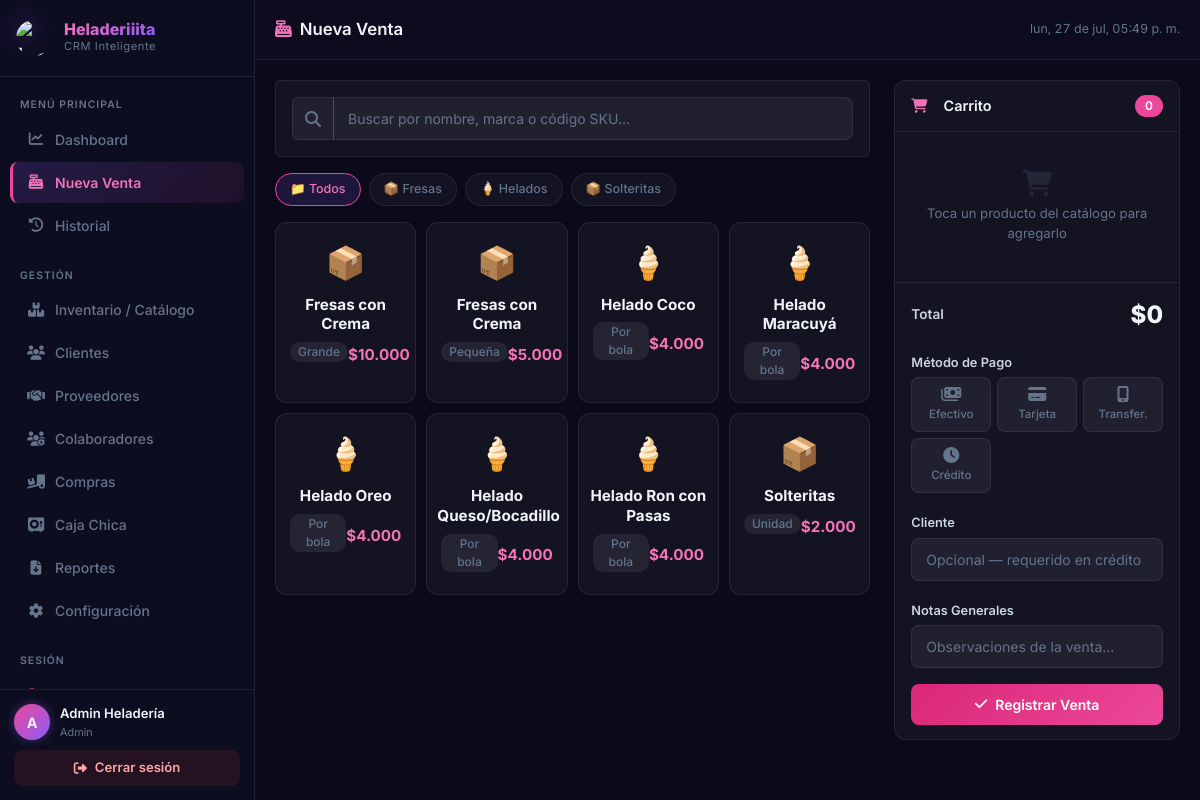
Screenshot of /ventas/nueva (signed in) with the database file from the repository.
### tables this page shows
CREATE TABLE comercios (
            id INTEGER PRIMARY KEY AUTOINCREMENT,
            nombre TEXT NOT NULL,
            tipo TEXT NOT NULL,
            direccion TEXT,
            telefono TEXT,
            logo_emoji TEXT DEFAULT '🏪',
            logo_url TEXT,
            api_key TEXT UNIQUE NOT NULL,
            activo INTEGER DEFAULT 1,
            zona_horaria TEXT DEFAULT 'America/Bogota',
            control_mesas INTEGER DEFAULT 0,
            fecha_ultimo_pago TIMESTAMP DEFAULT CURRENT_TIMESTAMP,
            fecha_registro TIMESTAMP DEFAULT CURRENT_TIMESTAMP
        , nit_rut TEXT, moneda_simbolo TEXT DEFAULT '$', moneda_formato TEXT DEFAULT 'es-CO');

CREATE TABLE productos (
            id INTEGER PRIMARY KEY AUTOINCREMENT,
            comercio_id INTEGER NOT NULL,
            nombre TEXT NOT NULL,
            categoria TEXT NOT NULL,
            variante TEXT,
            precio REAL NOT NULL,
            costo REAL DEFAULT 0,
            stock REAL DEFAULT NULL,
            stock_minimo REAL DEFAULT NULL,
            sku TEXT,
            marca TEXT,
            unidad_medida TEXT DEFAULT 'Unidad',
            activo INTEGER DEFAULT 1,
            FOREIGN KEY (comercio_id) REFERENCES comercios(id) ON DELETE CASCADE
        );

### routes/ventas.py (the view)
@ventas_bp.route('/ventas/nueva')
@login_required
def nueva():
    db = get_db()
    comercio_id = session['comercio_id']
    comercio_tipo = session['comercio_tipo']
    productos = db.execute(
        'SELECT * FROM productos WHERE comercio_id = ? AND activo = 1 ORDER BY categoria, nombre',
        (comercio_id,)
    ).fetchall()
    categorias = {}
    for p in productos:
        cat = p['categoria']
        if cat not in categorias:
            categorias[cat] = []
        categorias[cat].append(dict(p))
    clientes_existentes = db.execute(
        'SELECT * FROM clientes WHERE comercio_id = ? ORDER BY nombre',
        (comercio_id,)
    ).fetchall()
    mesas_existentes = []
    control_mesas = session.get('control_mesas') == 1
    if control_mesas:
        mesas_existentes = db.execute(
            'SELECT * FROM mesas WHERE comercio_id = ? ORDER BY numero',
            (comercio_id,)
        ).fetchall()
    mesa_id = request.args.get('mesa_id')
    mesa_carrito = None
    mesa_numero = None
    if mesa_id and control_mesas:
        m = db.execute('SELECT * FROM mesas WHERE id = ? AND comercio_id = ?', (mesa_id, comercio_id)).fetchone()
        if m:
            mesa_carrito = m['carrito_json']
            mesa_numero = m['numero']
    return render_template(
        'nueva_venta.html',
        categorias=categorias,
        clientes_existentes=clientes_existentes,
        mesas_existentes=mesas_existentes,
        mesa_id=mesa_id,
        mesa_carrito=mesa_carrito,
        mesa_numero=mesa_numero
    )

### templates/nueva_venta.html (shortened to what this page needs)
{% extends "base.html" %}
{% block page_title %}<i class="fas fa-cash-register me-2" style="color:var(--primary-light)"></i>Nueva Venta{% endblock %}
{% block content %}
<div class="row g-4">
    <div class="col-lg-7 col-xl-8">
        <div class="card p-3 mb-3" style="background:var(--bg-card); border:1px solid var(--border-color);">
            <div class="input-group">
                <span class="input-group-text" style="background:var(--bg-input); border-color:var(--border-color); color:var(--text-muted);">
                    <i class="fas fa-search"></i>
                </span>
                <input type="text" class="form-control" id="prodSearchInput"
                       placeholder="Buscar por nombre, marca o código SKU..."
                       onkeyup="searchProducts()" style="background:var(--bg-input); border-color:var(--border-color); color:white;">
            </div>
        </div>
        <div class="category-tabs mb-3" id="categoryTabs">
            <button class="category-tab active" onclick="filterCategory('all', this)" id="tab-all">
                📁 Todos
            </button>
            {% for cat in categorias.keys() %}
            <button class="category-tab" onclick="filterCategory('{{ cat }}', this)" id="tab-{{ cat|lower|replace(' ','_') }}">
                {% if cat in ('Helados', 'Paletas') %}🍦{% elif cat in ('Pizzas', 'Entradas') %}🍕{% elif cat in ('Herramientas', 'Fijaciones') %}🛠️{% else %}📦{% endif %}
                {{ cat }}
            </button>
            {% endfor %}
        </div>
        <div class="product-grid" id="productGrid">
            {% for cat, prods in categorias.items() %}
                {% for p in prods %}
                <div class="product-card"
                     data-category="{{ cat }}"
                     data-id="{{ p.id }}"
                     data-name="{{ p.nombre }}"
                     data-brand="{{ p.marca or '' }}"
                     data-sku="{{ p.sku or '' }}"
                     data-variant="{{ p.variante or '' }}"
                     data-price="{{ p.precio | int }}"
                     data-stock="{{ p.stock if p.stock is not none else '' }}"
                     onclick="addToCart({{ p.id }}, '{{ p.nombre }}', '{{ p.variante or '' }}', {{ p.precio | int }}, '{{ p.stock if p.stock is not none else '' }}', '{{ p.unidad_medida or 'Unidad' }}')"
                     id="prod-{{ p.id }}">
                    <span class="product-emoji">
                        {% if cat in ('Helados', 'Paletas') %}🍦{% elif cat in ('Pizzas', 'Entradas') %}🍕{% elif cat in ('Herramientas', 'Fijaciones') %}🛠️{% else %}📦{% endif %}
                    </span>
                    <div class="product-name" style="font-size: 0.95rem; font-weight: 700; margin-top:5px;">{{ p.nombre }}</div>
                    <div class="d-flex justify-content-between align-items-center mt-2 w-100 px-1">
                        <span class="product-variant" style="font-size:0.75rem; color:var(--text-muted);">
                            {% if p.marca %}{{ p.marca }}{% elif p.variante %}{{ p.variante }}{% else %}{{ cat }}{% endif %}
                        </span>
                        <span class="product-price" style="font-weight:700; color:var(--primary-light)">
                            {{ p.precio | formatear_moneda }}
                        </span>
                    </div>
                </div>
                {% endfor %}
            {% else %}
            <div class="text-center py-5" style="color:var(--text-muted);grid-column:1/-1">
                No hay productos activos en este comercio. <a href="{{ url_for('productos.index') }}">Agregar productos →</a>
            </div>
            {% endfor %}
        </div>
    </div>
    <div class="col-lg-5 col-xl-4">
        <div class="cart-container" id="cartContainer">
            <div class="cart-header d-flex align-items-center">
                <i class="fas fa-shopping-cart me-2" style="color:var(--primary-light)"></i>
                <span>Carrito</span>
                <span class="ms-auto" id="cartCount"
                      style="background:var(--primary);color:white;border-radius:20px;padding:2px 10px;font-size:0.75rem">0</span>
            </div>
            <div class="cart-items">
                <div class="cart-empty" id="cartEmpty">
                    <i class="fas fa-shopping-cart fa-2x mb-2 d-block" style="opacity:0.2"></i>
                    Toca un producto del catálogo para agregarlo
                </div>
            </div>
            <div class="cart-footer">
                <div class="cart-total mb-3">
                    <span class="cart-total-label">Total</span>
                    <span class="cart-total-value" id="cartTotal">$0</span>
                </div>
                <div class="mb-3">
                    <label class="form-label" style="font-size:0.8rem; font-weight:600;">Método de Pago</label>
                    <div class="payment-options">
                        <label class="payment-opt" id="pay-efectivo">
                            <span><i class="fas fa-money-bills"></i> Efectivo</span>
                        </label>
                        <label class="payment-opt" id="pay-tarjeta">
                            <span><i class="fas fa-credit-card"></i> Tarjeta</span>
                        </label>
                        <label class="payment-opt" id="pay-transferencia">
                            <span><i class="fas fa-mobile-screen-button"></i> Transfer.</span>
                        </label>
                        <label class="payment-opt" id="pay-credito">
                            <span><i class="fas fa-clock"></i> Crédito</span>
                        </label>
                    </div>
                </div>
                <div class="mb-3" id="clienteField">
                    <label class="form-label" id="clienteLabel" style="font-size:0.8rem; font-weight:600;">
                        Cliente <span id="clienteRequired" style="color:var(--danger);display:none">*</span>
                    </label>
                    <input type="text" class="form-control" id="clienteInput"
                           placeholder="Opcional — requerido en crédito"
                           list="clientesList" autocomplete="off">
                </div>
                <div class="mb-3">
                    <label class="form-label" style="font-size:0.8rem; font-weight:600;">Notas Generales</label>
                    <input type="text" class="form-control" id="notasInput" placeholder="Observaciones de la venta...">
                </div>
                <div class="d-flex flex-column gap-2">
                    <button class="btn-primary-custom w-100" onclick="submitSale(false)" id="btnSubmit">
                        <i class="fas fa-check me-2"></i>Registrar Venta
                    </button>
                </div>
            </div>
        </div>
    </div>
</div>
{% endblock %}

### templates/base.html (shortened to what this page needs)
<!DOCTYPE html>
<html lang="es">
<head>
    <link href="https://cdn.jsdelivr.net/npm/bootstrap@5.3.2/dist/css/bootstrap.min.css" rel="stylesheet">
    <link rel="stylesheet" href="https://cdnjs.cloudflare.com/ajax/libs/font-awesome/6.5.1/css/all.min.css">
    <link rel="stylesheet" href="{{ url_for('static', filename='css/style.css') }}">
</head>
<body class="theme-{{ session.get('comercio_tipo', 'general') }}">
<div class="sidebar" id="sidebar">
    <div class="sidebar-brand">
        <span class="brand-icon">
            {% if session.get('rol') == 'superadmin' %}
            🌐
            {% elif session.get('comercio_logo_url') %}
            <img src="{{ session.get('comercio_logo_url') }}" alt="Logo" style="width:36px; height:36px; border-radius:50%; object-fit:cover; display:block;">
            {% else %}
            {{ session.get('comercio_logo_emoji', '🏪') }}
            {% endif %}
        </span>
        <div>
            <div class="brand-name" style="font-size: 1rem; max-width: 160px; overflow: hidden; text-overflow: ellipsis; white-space: nowrap;">
                {% if session.get('rol') == 'superadmin' %}
                NegocioFlex SaaS
                {% else %}
                {{ session.get('comercio_nombre', 'NegocioFlex') }}
                {% endif %}
            </div>
            <div class="brand-sub">CRM Inteligente</div>
        </div>
    </div>
    <nav class="sidebar-nav">
        {% if session.get('rol') == 'superadmin' %}
        <div class="nav-section-label">PLATAFORMA</div>
        <a href="{{ url_for('superadmin.index') }}"
           class="nav-item {% if request.endpoint == 'superadmin.index' %}active{% endif %}"
           id="nav-superadmin">
            <i class="fas fa-crown text-warning"></i>
            <span>Superadmin</span>
        </a>
        {% else %}
        <div class="nav-section-label">MENÚ PRINCIPAL</div>
        <a href="{{ url_for('dashboard.index') }}"
           class="nav-item {% if request.endpoint == 'dashboard.index' %}active{% endif %}"
           id="nav-dashboard">
            <i class="fas fa-chart-line"></i>
            <span>Dashboard</span>
        </a>
        <a href="{{ url_for('ventas.nueva') }}"
           class="nav-item {% if request.endpoint == 'ventas.nueva' %}active{% endif %}"
           id="nav-nueva-venta">
            <i class="fas fa-cash-register"></i>
            <span>Nueva Venta</span>
        </a>
        <a href="{{ url_for('ventas.historial') }}"
           class="nav-item {% if request.endpoint == 'ventas.historial' %}active{% endif %}"
           id="nav-historial">
            <i class="fas fa-clock-rotate-left"></i>
            <span>Historial</span>
        </a>
        <div class="nav-section-label" style="margin-top:12px">GESTIÓN</div>
        <a href="{{ url_for('productos.index') }}"
           class="nav-item {% if request.endpoint == 'productos.index' %}active{% endif %}"
           id="nav-productos">
            <i class="fas fa-boxes-stacked"></i>
            <span>Inventario / Catálogo</span>
        </a>
        <a href="{{ url_for('clientes.index') }}"
           class="nav-item {% if request.endpoint == 'clientes.index' %}active{% endif %}"
           id="nav-clientes">
            <i class="fas fa-users"></i>
            <span>Clientes</span>
        </a>
        <a href="{{ url_for('compras.proveedores') }}"
           class="nav-item {% if request.endpoint == 'compras.proveedores' %}active{% endif %}"
           id="nav-proveedores">
            <i class="fas fa-handshake"></i>
            <span>Proveedores</span>
        </a>
        {% if session.get('rol') == 'admin' %}
        <a href="{{ url_for('usuarios.index') }}"
           class="nav-item {% if request.endpoint == 'usuarios.index' %}active{% endif %}"
           id="nav-usuarios">
            <i class="fas fa-users-gear"></i>
            <span>Colaboradores</span>
        </a>
        {% endif %}
        <a href="{{ url_for('compras.index') }}"
           class="nav-item {% if request.endpoint in ('compras.index', 'compras.nueva_compra', 'compras.proveedores') %}active{% endif %}"
           id="nav-compras">
            <i class="fas fa-truck-ramp-box"></i>
            <span>Compras</span>
        </a>
        <a href="{{ url_for('caja.index') }}"
           class="nav-item {% if request.endpoint in ('caja.index', 'caja.gastos') %}active{% endif %}"
           id="nav-caja">
            <i class="fas fa-vault"></i>
            <span>Caja Chica</span>
        </a>
        {% if session.get('rol') == 'admin' %}
        <a href="{{ url_for('reportes.index') }}"
           class="nav-item {% if request.endpoint == 'reportes.index' %}active{% endif %}"
           id="nav-reportes">
            <i class="fas fa-file-arrow-down"></i>
            <span>Reportes</span>
        </a>
        <a href="{{ url_for('config.index') }}"
           class="nav-item {% if request.endpoint == 'config.index' %}active{% endif %}"
           id="nav-config">
            <i class="fas fa-cog"></i>
            <span>Configuración</span>
        </a>
        {% endif %}
        {% endif %}
        <div class="nav-section-label" style="margin-top:12px">SESIÓN</div>
        <a href="{{ url_for('auth.logout') }}" class="nav-item" style="color:#FCA5A5" id="nav-logout-mobile">
            <i class="fas fa-right-from-bracket" style="color:#EF4444"></i>
            <span>Cerrar Sesión</span>
        </a>
    </nav>
    <div class="sidebar-footer">
        <div class="user-info-row">
            <div class="user-avatar">{{ session.get('nombre', 'U')[0].upper() }}</div>
            <div class="user-info-text">
                <div class="user-name">{{ session.get('nombre', '') }}</div>
                <div class="user-role">{{ session.get('rol', '') | capitalize }}</div>
            </div>
        </div>
        <a href="{{ url_for('auth.logout') }}" class="logout-full-btn" id="btn-cerrar-sesion">
            <i class="fas fa-right-from-bracket me-2"></i>Cerrar sesión
        </a>
    </div>
</div>
<div class="main-content" id="mainContent">
    <header class="top-header">
        <div class="header-page-title">{% block page_title %}{% endblock %}</div>
        <div class="header-right">
            <div class="header-clock" id="headerClock"></div>
        </div>
    </header>
    <main class="page-content">
        {% block content %}{% endblock %}
    </main>
</div>
</body>
</html>

### rows the page displays
comercios: get "Heladeriiita"
productos: categoria "Fresas", nombre "Fresas con Crema", variante "Grande", precio "$10.000"
productos: categoria "Helados", nombre "Helado Coco", variante "Por bola", precio "$4.000"
productos: categoria "Solteritas", nombre "Solteritas", variante "Unidad", precio "$2.000"
productos: nombre "Fresas con Crema", variante "Pequeña", precio "$5.000"
productos: nombre "Helado Maracuyá", variante "Por bola", precio "$4.000"
productos: nombre "Helado Oreo", variante "Por bola", precio "$4.000"
productos: nombre "Helado Queso/Bocadillo", variante "Por bola", precio "$4.000"
productos: nombre "Helado Ron con Pasas", variante "Por bola", precio "$4.000"

### other values shown
{{ session.get('nombre', 'U')[0].upper() }} "A"
{{ session.get('nombre', '') }} "Admin Heladería"
{{ session.get('rol', '') | capitalize }} "Admin"
